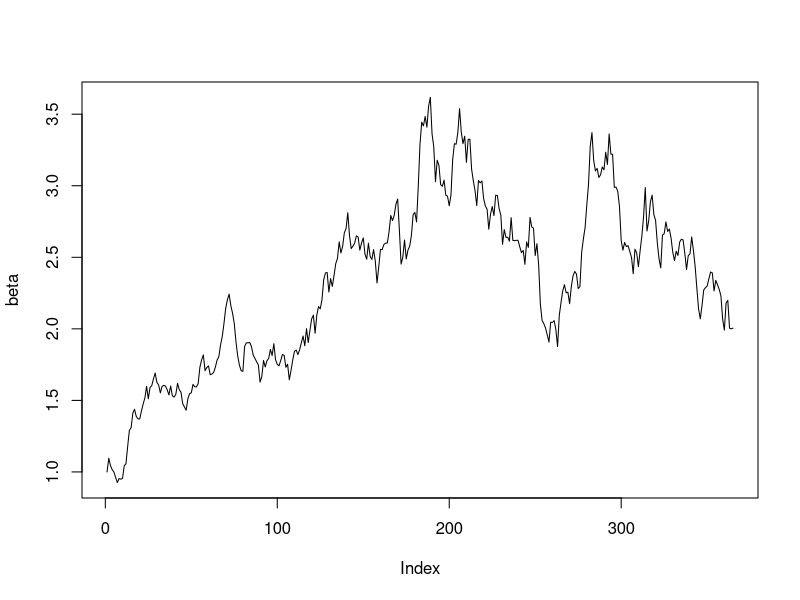
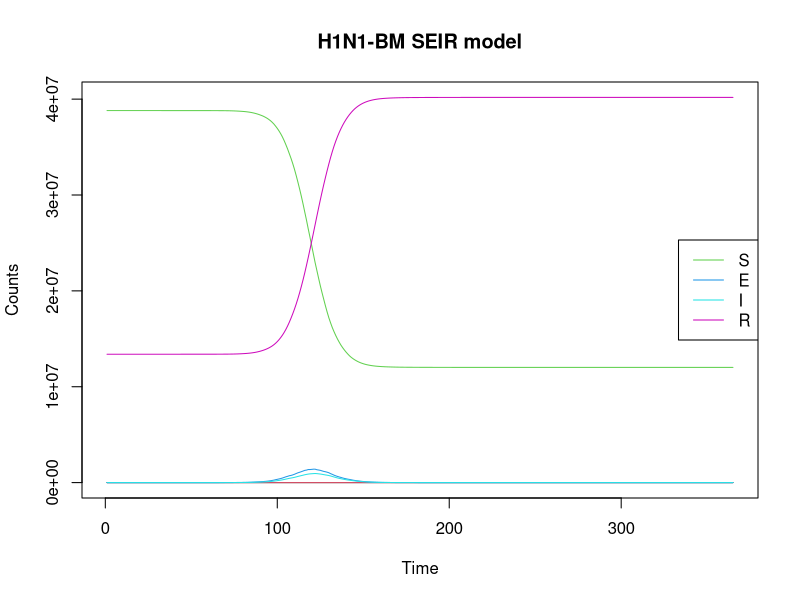
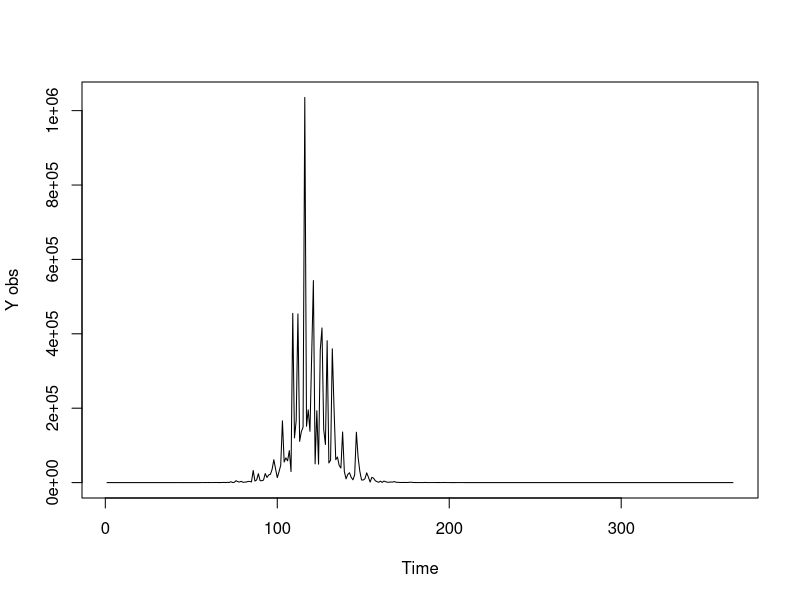
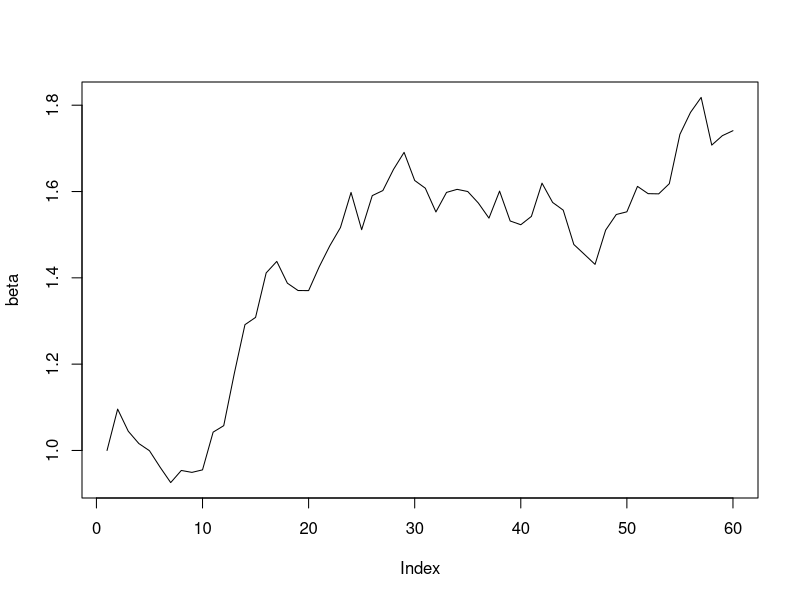
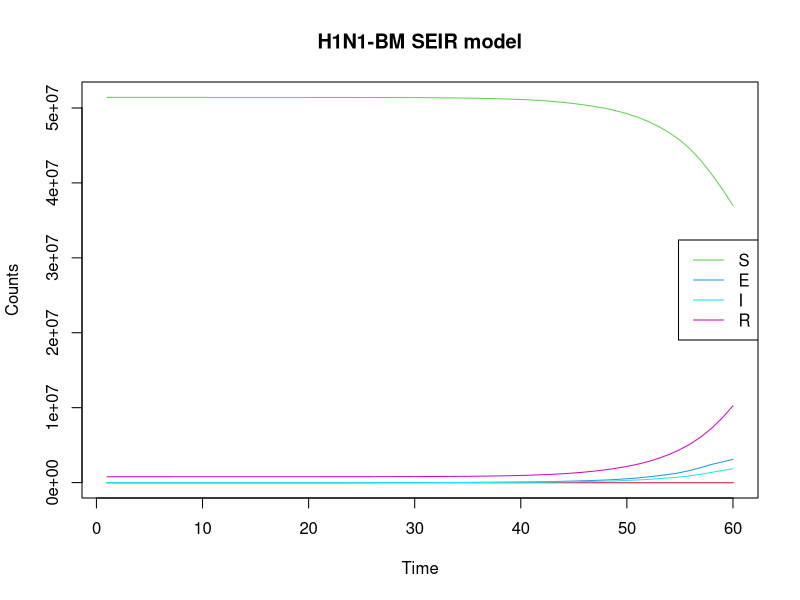
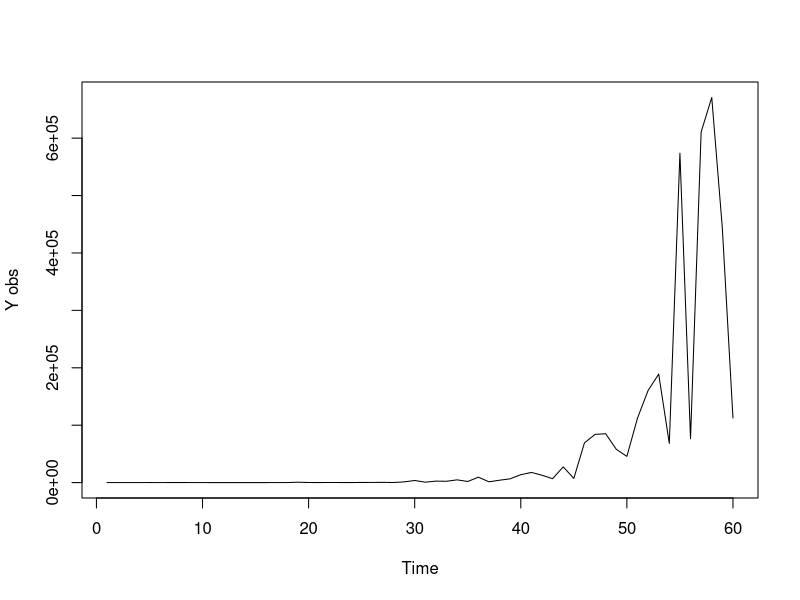
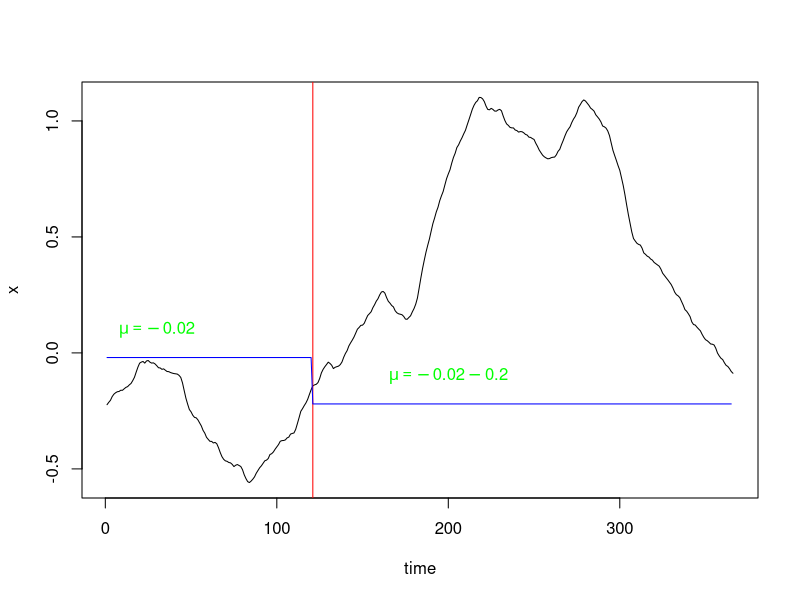

Generate these figures, in order, with R: (Note: this script raises an error after producing the figures.)
rm(list=ls())
require(deSolve)
set.seed(007) #015
times <- 1:365
N=52196381
sigma <- 0.4
## first, simulate a set of random deviates
e <- rnorm(n = length(times) - 1, sd = sqrt(0.01))
## now compute their cumulative sum
e <- c(0, cumsum(e))


beta<- exp(sigma*e)
plot(beta,type='l')
write.csv(beta,"simulatebeta.csv")


# H1N1 <- function(time, current_state, params){
# 
#   with(as.list(c(current_state, params)),{
#     for(t in 1:times){
#     N <- S+E+I+R
#     dS <- -(beta[t]*S*I)/N
#     dE <- (beta[t]*S*I)/N - E/k
#     dI <- E/k - I/gamma
#     dR <- I/gamma
#    }
#     return(list(c(dS, dE, dI, dR)))
#   })
# }
H1N1 <- function(time, current_state, params){
  
  with(as.list(c(current_state, params)),{
    
      N <- S+E+I+R
      dt <- 1
      dS <- -beta[t]*S*I/N
      dE <- beta[t]*S*I/N - E/k
      dI <- E/k - I/gamma
      dR <- I/gamma
    
    return(list(c(dt, dS, dE, dI, dR)))
  })
}


params <- c(k=1.59, gamma=1.08)

library('truncnorm')
R0 <- rtruncnorm(1, a=0, b=1, mean = 0.15, sd = 0.15)
E0 <-runif(1,-16, -9)
I0 <-runif(1,-16, -9)
#x <-runif(1, -5,2)
S <- N
R <- R0*S
S <- S - R

E <- exp(E0 + log(S))
S <- S - E
I <- exp(I0 + log(S))
S <- S - I


initial_state<- c(t=1, S=S, E=E, I=I, R=R)
#initial_state <- c(t=1,S=52196380, E=1, I=0, R=0)
model1 <- ode(initial_state, times, H1N1, params)

summary(model1)

matplot(model1, type="l", lty=1, main="H1N1-BM SEIR model", xlab="Time",ylab = "Counts")
legend <- colnames(model1)[3:6]
legend("right", legend=legend, col=3:6, lty = 1)

Z1 <-model1[,4]/1.59

tau1 <- 0.8#runif(1,0,1)
Y1 <-vector(length = 365)
for (i in 1:365){
  #Y1[i]<- rlnorm(1,log(Z1[i,]/5),tau1)
  Y1[i]<- rlnorm(1,log(Z1[i]/5),tau1)
}
plot(Y1,type='l',ylab="Y obs", xlab = "Time")
write.csv(Y1,"simY11.csv")
write.csv(model1,"simulatestates1.csv")

#####################################Shorter days###################################
rm(list=ls())
require(deSolve)
set.seed(007) #0031 #0032 #0035
times <- 1:60
N=52196381
sigma <- 0.4
## first, simulate a set of random deviates
e <- rnorm(n = length(times) - 1, sd = sqrt(0.01))
## now compute their cumulative sum
e <- c(0, cumsum(e))


beta<- exp(sigma*e)
plot(beta,type='l')
write.csv(beta,"simulatebeta_2.csv")

H1N1 <- function(time, current_state, params){
  
  with(as.list(c(current_state, params)),{
    
    N <- S+E+I+R
    dt <- 1
    dS <- -beta[t]*S*I/N
    dE <- beta[t]*S*I/N - E/k
    dI <- E/k - I/gamma
    dR <- I/gamma
    
    return(list(c(dt, dS, dE, dI, dR)))
  })
}


params <- c(k=1.59, gamma=1.08)

library('truncnorm')
R0 <- rtruncnorm(1, a=0, b=1, mean = 0.15, sd = 0.15)
E0 <-runif(1,-16, -9)
I0 <-runif(1,-16, -9)
#x <-runif(1, -5,2)
S <- N
R <- R0*S
S <- S - R

E <- exp(E0 + log(S))
S <- S - E
I <- exp(I0 + log(S))
S <- S - I


initial_state<- c(t=1, S=S, E=E, I=I, R=R)
#initial_state <- c(t=1,S=52196380, E=1, I=0, R=0)
model1 <- ode(initial_state, times, H1N1, params)

summary(model1)

matplot(model1, type="l", lty=1, main="H1N1-BM SEIR model", xlab="Time",ylab = "Counts")
legend <- colnames(model1)[3:6]
legend("right", legend=legend, col=3:6, lty = 1)

Z1 <-model1[,4]/1.59

tau1 <- 0.8#runif(1,0,1)
Y1 <-vector(length = 60)
for (i in 1:60){
  #Y1[i]<- rlnorm(1,log(Z1[i,]/5),tau1)
  Y1[i]<- rlnorm(1,log(Z1[i]/5),tau1)
}
plot(Y1,type='l',ylab="Y obs", xlab = "Time")
write.csv(Y1,"simY11_2.csv")
write.csv(model1,"simulatestates1_2.csv")

##################################H1N1-OU##########################################
rm(list=ls())
require(deSolve)
set.seed(34)   #random seed 32 34 36 37 38 39
times <- 1:365
N=52196381
#Simulate a Brownian Motion Path
e <- rnorm(n = length(times) - 1, sd = sqrt(0.01))
e <- c(0, cumsum(e))

mu<-vector(length=365) 
for (t in 1:365) {
  if (t <= 120){
    mu[t]=-0.02      }                    #No lock-down policy
  else {mu[t]=-0.2-0.02 }                 #Lock-down policy
}
mu<-ts(mu)

#plot(mu,type='l')
#Simulate an O-U Process
ornstein_uhlenbeck <- function(n,theta,sigma,x0){
  dt  <- 1
  x<-vector(length=366)
  for (i in 1:(n+1)) {
    if (i==1){x[i]=x0}
    else{
      x[i]  <-  x[i-1] + theta*(mu[i-1]-x[i-1])*dt + sigma*e[i-1]}
  }
  return(x);
}

x<- ornstein_uhlenbeck(365,0.05,sqrt(0.004),log(0.8))
plot(x,type='l',xlab="time")
abline(v=121, col="red")
lines(mu, col="blue")
tt1 <-expression(mu==-0.02)
text(30,0.1,tt1,col="green")
tt2 <-expression(mu==-0.02-0.2)
text(200,-0.1,tt2,col="green")
plot(exp(x),type='l',xlab="time",ylab=TeX("$e^{x}=beta$"))
abline(v=121, col="red")
lines(exp(mu+0.02),col="blue")
tt1 <-expression(mu==1)
text(30,1.1,tt1,col="green")
tt2 <-expression(mu==0.81)
text(200,0.9,tt2,col="green")
write.csv(x,"h1n1oux1.csv")
#Main ODE Model
H1N1_OU <- function(time, current_state, params){
  
  with(as.list(c(current_state, params)),{
    
    N <- S+E+I+R
    dt <- 1
    dS <- -exp(x[t+1])*S*I/N
    dE <- exp(x[t+1])*S*I/N - E/k
    dI <- E/k-I/gamma
    dR <- I/gamma
    
    return(list(c( dt, dS, dE, dI, dR)))
  })
}
params <- c(k=7, gamma=5)   #Trial: k=5 & gamma=5; k=7 & gamma=5

library('truncnorm')
R0 <- rtruncnorm(1, a=0, b=1, mean = 0.15, sd = 0.15)
E0 <-runif(1,-16, -9)
I0 <-runif(1,-16, -9)
#x <-runif(1, -5,2)
S <- N
R <- R0*S
S <- S - R

E <- exp(E0 + log(S))
S <- S - E
I <- exp(I0 + log(S))
S <- S - I

# R0 <-0.03
# S <- N
# R <- S*R0
# S <- S - R
# 
# E0 <- -15
# E <- exp(E0 + log(S))
# S <- S - E
# 
# I0 <- -10
# I <- exp(I0 + log(S))
# S <- S - I
initial_state<- c(t=1, S=S, E=E, I=I, R=R)
#initial_state <- c(t=1,S=52196380, E=1, I=0, R=0)
model3 <- ode(initial_state, times, H1N1_OU, params)

summary(model3)

matplot(model3, type="l", lty=1, main="H1N1—OU Model",ylab="counts", xlab="Time")
legend <- colnames(model3)[3:6]
legend("right", legend=legend, col=3:6, lty = 1)
Z1 <-model3[,4]/7

tau1 <- 0.8#runif(1,0,1)
Y1 <-vector(length = 365)
for (i in 1:365){
  #Y1[i]<- rlnorm(1,log(Z1[i,]/5),tau1)
  Y1[i]<- rlnorm(1,log(Z1[i]/5),tau1)
}
plot(Y1,type='l',ylab="Obs Y",xlab="time",col="blue")
write.csv(Y1,"h1n1ouY1.csv")
write.csv(model3,"h1n1ousimulates1.csv")
